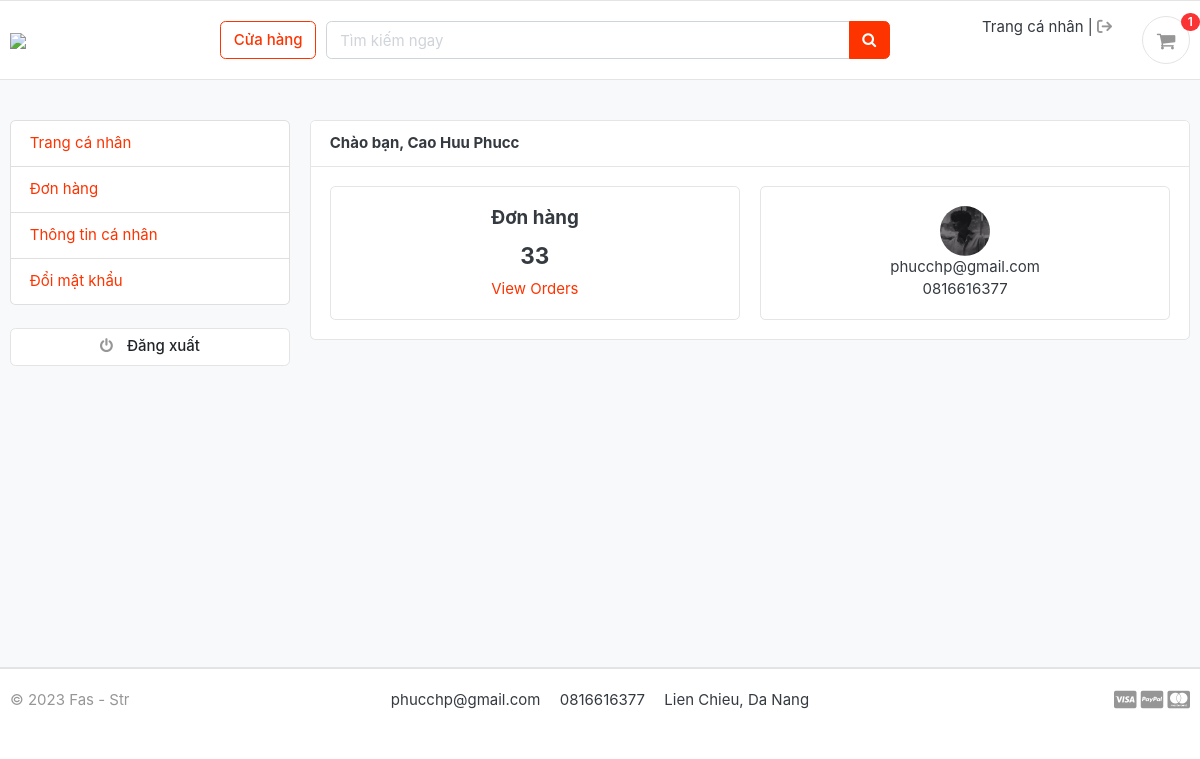
The app's page /accounts/dashboard/ (signed in), older data.
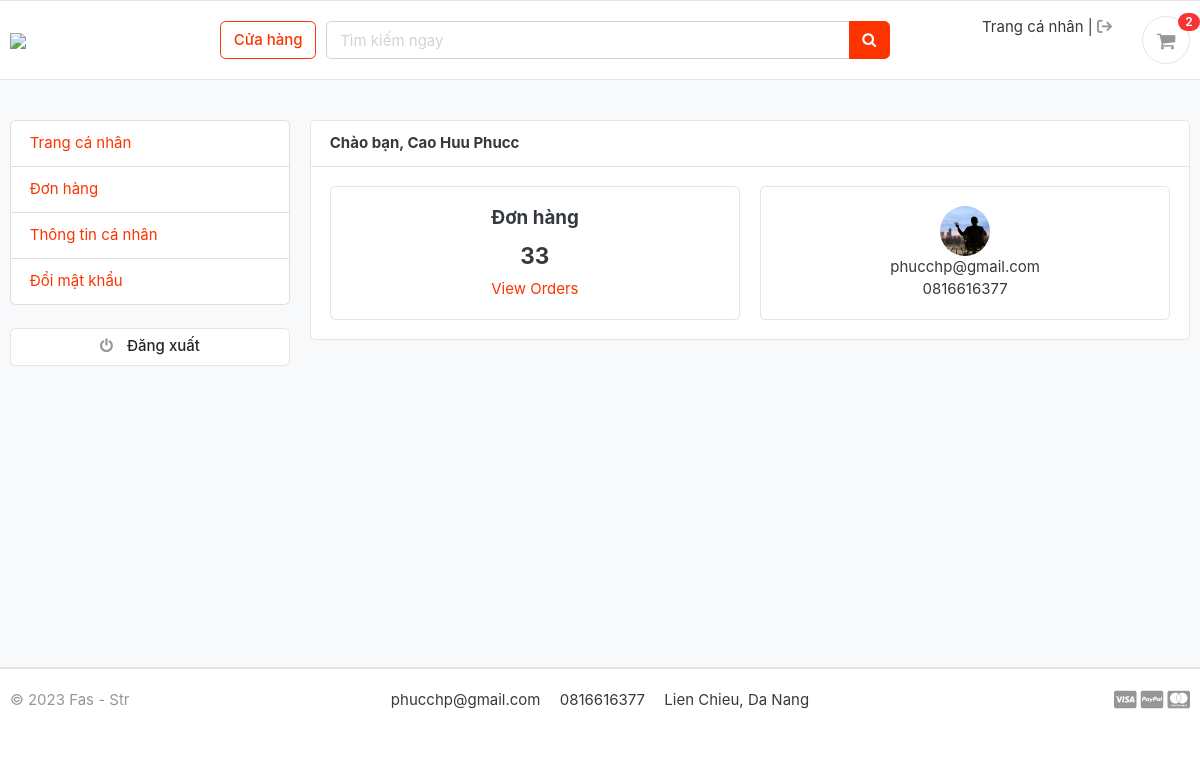
The same page, newer data.
### accounts/models.py (models this page shows, shortened)
class UserProfile(models.Model):
    user = models.OneToOneField(Account, on_delete=models.CASCADE)
    address_line_1 = models.CharField(blank=True, max_length=100)
    address_line_2 = models.CharField(blank=True, max_length=100)
    profile_picture = models.ImageField(blank=True, upload_to='userprofile')
    city = models.CharField(blank=True, max_length=20)
    state = models.CharField(blank=True, max_length=20)
    country = models.CharField(blank=True, max_length=20)

### accounts/views.py (the view)
# urls.py: path('dashboard/', views.dashboard, name='dashboard'),
@login_required(login_url = 'login')
def dashboard(request):
    orders = Order.objects.order_by('-created_at').filter(user_id=request.user.id, is_ordered=True)
    orders_count = orders.count()
    userprofile = UserProfile.objects.get(user_id=request.user.id)
    context = {
        'orders_count': orders_count,
        'userprofile': userprofile,
    }
    return render(request, 'accounts/dashboard.html', context)

### accounts/models.py (called while the page is built)
    def full_name(self):
        return f'{self.first_name} {self.last_name}'

### carts/context_processors.py (called while the page is built)
def counter(request):
    cart_count = 0
    if 'admin' in request.path:
        return {}
    else:
        try:
            cart = Cart.objects.filter(cart_id=_cart_id(request))
            if request.user.is_authenticated:
                cart_items = CartItem.objects.all().filter(user=request.user)
            else:
                cart_items = CartItem.objects.all().filter(cart=cart[:1])
            for cart_item in cart_items:
                cart_count += cart_item.quantity
        except Cart.DoesNotExist:
            cart_count = 0
    return dict(cart_count=cart_count)

### carts/views.py (called while the page is built)
def _cart_id(request):
    cart = request.session.session_key
    if not cart:
        cart = request.session.create()
    return cart

### category/context_processors.py (called while the page is built)
def menu_links(request):
    links=Category.objects.all()
    print(links)
    return dict(links=links)

### category/models.py (called while the page is built)
    def get_url(self):
        return reverse('products_by_category',args=[self.slug])

    def __str__(self):
        return self.category_name

### templates/accounts/dashboard.html
{% extends 'base.html' %}
{% block content%}
<section class="section-conten padding-y bg" style="height: 587px;">
    <div class="container">
        <div class="row">
        {% include 'includes/dashboard_sidebar.html'%}
        <main class="col-md-9">
            <article class="card">
            <header class="card-header">
                <strong class="d-inline-block mr-3">Chào bạn, {{user.full_name}}</strong>
            </header>
            <div class="card-body">
                <div class="row">
                   <div class="col-md-6" >
                       <div class="card" style="text-align:center;">
                            <div class="card-body">
                                <h5 class="card-title">Đơn hàng</h5>
                                <h4>{{orders_count}}</h4>
                                <a href="{% url 'my_orders' %}">View Orders</a>
                            </div>
                       </div>
                   </div>
                   <div class="col-md-6">
                    <div class="card" style="text-align:center;">
                        <div class="card-body">
                            <img src="{{userprofile.profile_picture.url}}" alt="User Profile Picture" width="50" height="50" style="border-radius:50%;">
                            <p class="mb-0">{{user.email}}</p>
                            <p>{{user.phone_number}}</p>
                        </div>
                    </div>
                </div>
                </div>
            </div>
            </article>
        </main>
    </div>
    </div>
    </section>
{% endblock %}

Row changes from the older to the newer data that the page shows:
changed UserProfile: profile_picture: a different picture
Text that changed along with them:
{{ cart_count }}: "1" → "2"
